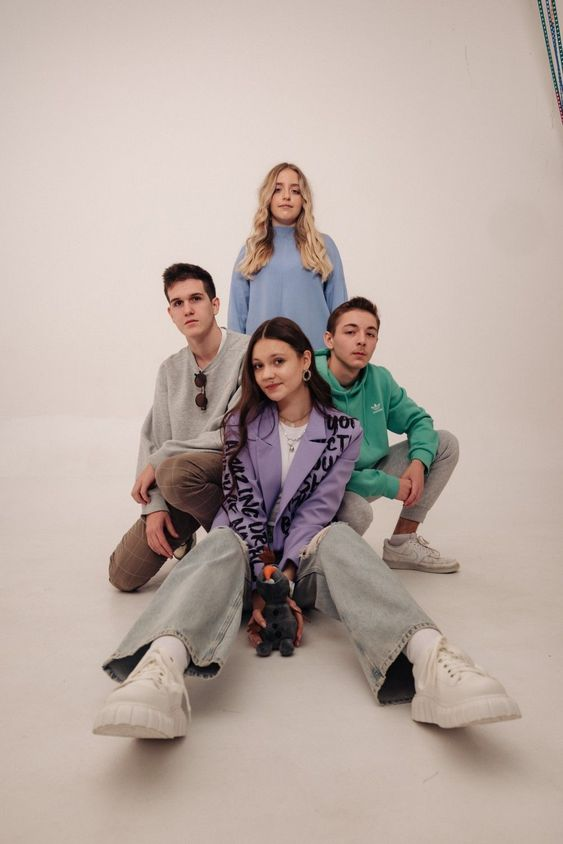
#> input picture bersama.jpg, 563 x 844 px, found by its file name
$ python warnaYCbCr.py
#> lines starting #> are read from the running program, lines starting #| are printed output that depends on the picture; after the words box and inside, x2 and y2 are one past the last pixel; in counts of white or black regions, pixels touching at a corner belong together
#> further down, citra is the input picture: shape (844, 563, 3); mean B, G, R 162.9, 170.3, 185.1
import cv2
import numpy as np

def ekualiasiwarna(image):
    channels = cv2.split(image)
    equalized_channels = [cv2.equalizeHist(channel) for channel in channels]
    result = cv2.merge(equalized_channels)
    return result

def contrastStrech(gambar):
    min_nilai = np.min(gambar)
#> min_nilai = 0
    max_nilai = np.max(gambar)
#> max_nilai = 228
    strech = (gambar - min_nilai) * (255.0 / (max_nilai - min_nilai))
    strech = strech.astype(np.uint8)
    return strech

def StrechPerCahnel(gambar):
    channels = cv2.split(gambar)
    strechChannel = [contrastStrech(channel) for channel in channels]
#> in contrastStrech (call 2), `max_nilai = np.max(gambar)`: max_nilai = 227
#> in contrastStrech (call 2), `strech = (gambar - min_nilai) * (255.0 / (max_nilai - min_nilai))`:
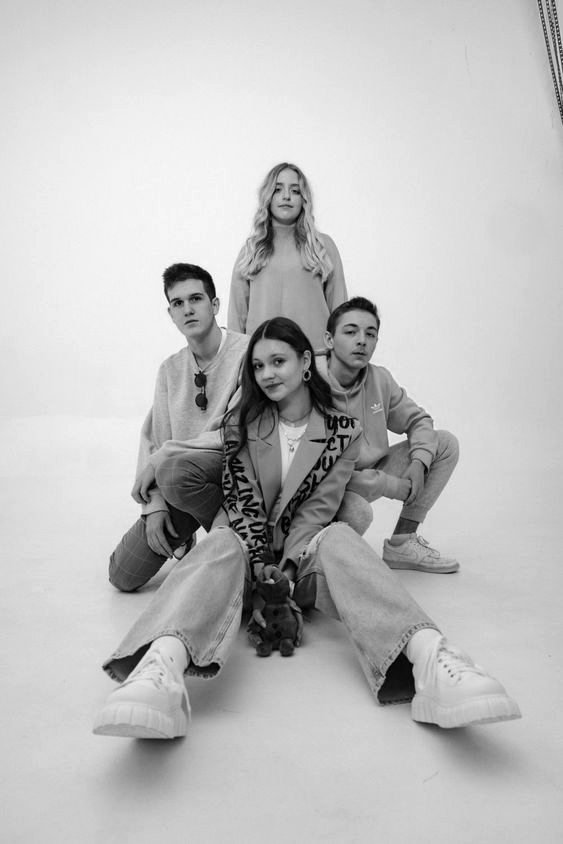
#> strech: shape (844, 563) float64; min 0, max 255, mean 191.3; drawn with min black and max white
#> in contrastStrech (call 3), `max_nilai = np.max(gambar)`: max_nilai = 255
#> in contrastStrech (call 3), `strech = (gambar - min_nilai) * (255.0 / (max_nilai - min_nilai))`:
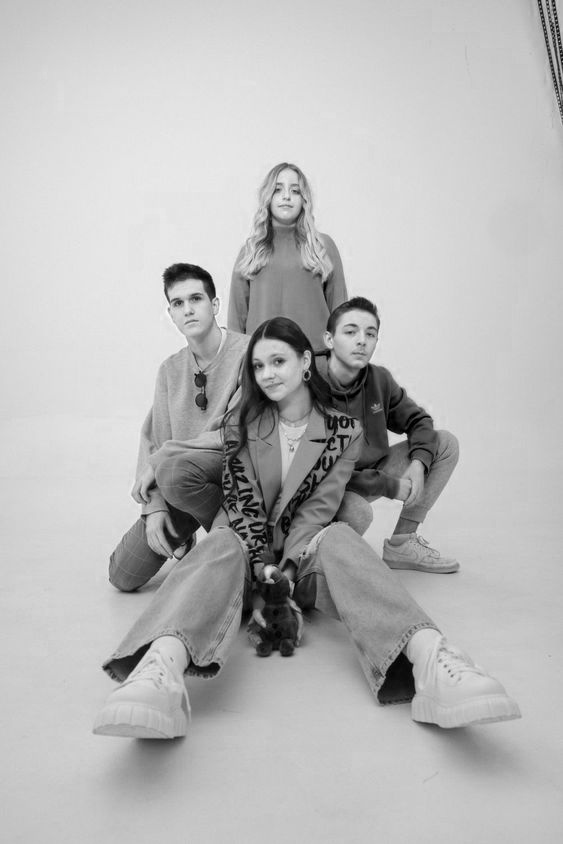
#> strech: shape (844, 563) float64; min 0, max 255, mean 185.1
#> strechChannel = 3 items
    return cv2.merge(strechChannel)
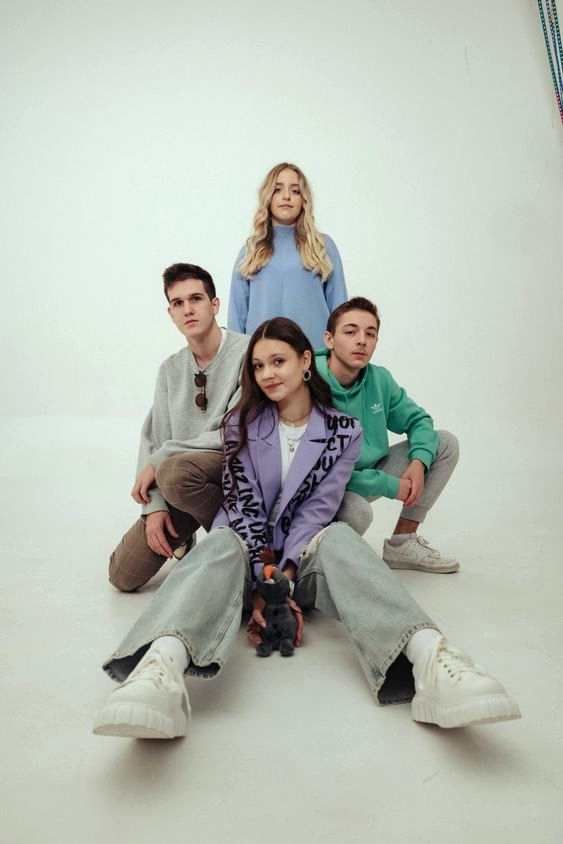
#> returned value: shape (844, 563, 3); mean of channels 0, 1, 2 181.7, 190.8, 185.1; drawn as B, G, R

# Membaca citra
citra = cv2.imread("C:\\Users\\ASUS\\Documents\\SEMESTER 4\\PENGOLAHAN CITRA DIGITAL\\UAS\\CITRA TUGAS UAS\\bersama.jpg")

# Kontras stretching pada setiap channel
citra1 = StrechPerCahnel(citra)

# Equalisasi warna pada citra yang sudah di-stretch
citra2 = ekualiasiwarna(citra1)

# Konversi citra ke ruang warna YCrCb
konversi = cv2.cvtColor(citra2, cv2.COLOR_BGR2YCrCb)
#> konversi: shape (844, 563, 3); mean of channels 0, 1, 2 128.9, 128.2, 127.9

# Pisahkan channel Y, Cr, dan Cb
y, cb, cr = cv2.split(konversi)
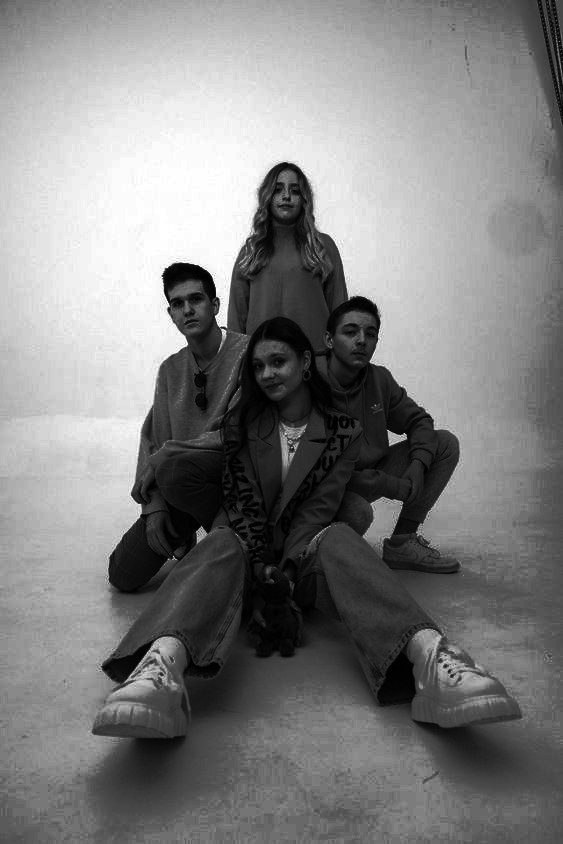
#> y: shape (844, 563); min 0, max 255, mean 128.9
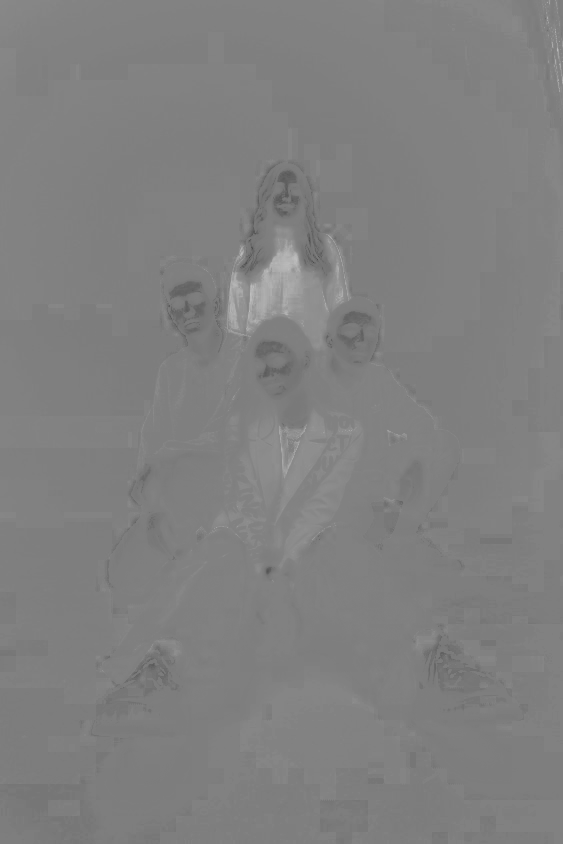
#> cr: shape (844, 563); min 75, max 191, mean 127.9


# Threshold pada channel Cb
_, bin = cv2.threshold(cb, 150, 255, cv2.THRESH_BINARY)
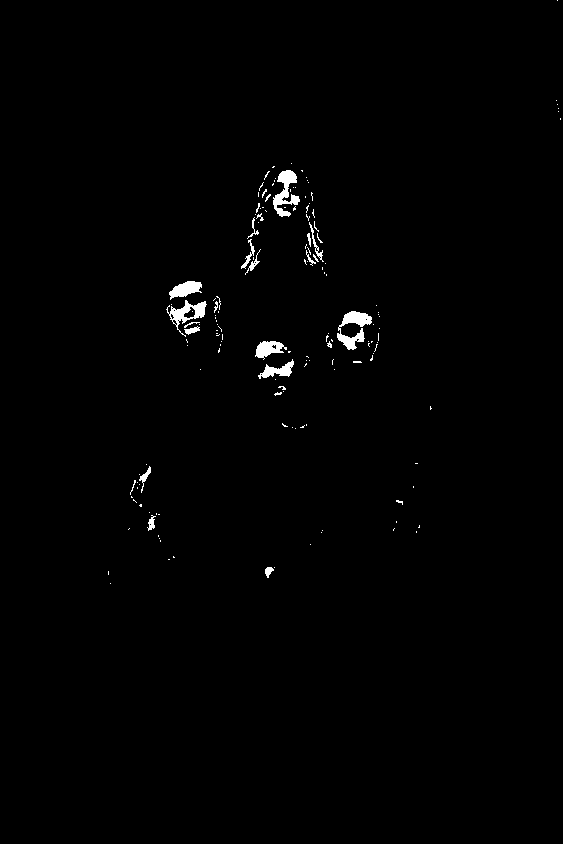
#> bin: shape (844, 563); 0.85% white; 156 white regions (135 under 20 px), largest, box (x1, y1, x2, y2) and area: (337, 311, 372, 350) 613, (273, 170, 300, 217) 583, (166, 300, 207, 337) 473


# Membuat matriks structuring element berbentuk elips
size = 5
matriks_SE = cv2.getStructuringElement(cv2.MORPH_ELLIPSE, (size, size))


# Operasi morfologi erosi, dilasi, dan closing
erosi = cv2.morphologyEx(bin, cv2.MORPH_ERODE, matriks_SE, iterations=3)
#> erosi: shape (844, 563); 0.01% white in thin lines or dots, all inside (x1, y1, x2, y2) = (180, 176, 360, 351)
dilasi = cv2.morphologyEx(erosi, cv2.MORPH_DILATE, matriks_SE, iterations=30)
#> dilasi: shape (844, 563); 9.2% white; 2 white regions, box (x1, y1, x2, y2) and area: (120, 227, 420, 411) 32220, (225, 116, 350, 239) 11500
closing = cv2.morphologyEx(dilasi, cv2.MORPH_CLOSE, matriks_SE, iterations=20)
#> closing: shape (844, 563); 10.8% white; 1 white region, box (x1, y1, x2, y2) and area: (120, 116, 420, 411) 51255

# Masking dengan operasi bitwise and
masking = cv2.bitwise_and(bin, closing)
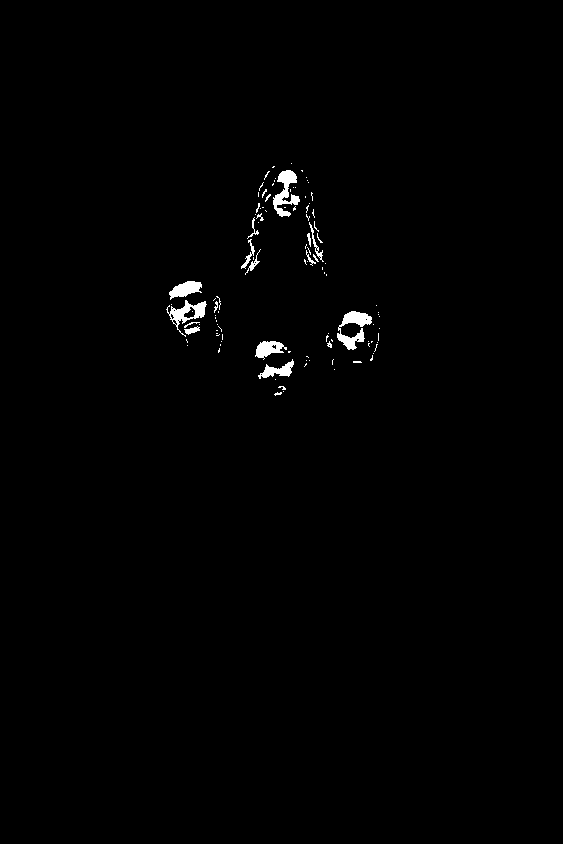
#> masking: shape (844, 563); 0.78% white; 109 white regions (92 under 20 px), largest, box (x1, y1, x2, y2) and area: (337, 311, 372, 350) 613, (273, 170, 300, 217) 583, (166, 300, 207, 337) 473
masking2 = cv2.bitwise_and(citra, citra, mask=masking)

# Menampilkan citra-citra hasil pemrosesan
cv2.imshow('Original Image', citra)
cv2.imshow('Contrast Stretched Image', citra1)
cv2.imshow('Equalized Image', citra2)
cv2.imshow('YCbCr Image', konversi)
cv2.imshow('Binary Mask', bin)
cv2.imshow('Final Masked Image', masking2)
cv2.imshow('channel CB', cb)
cv2.imshow('channel cr', cr)
cv2.imshow('channel y', y)

cv2.waitKey(0)
cv2.destroyAllWindows()

$ run again, with Citra-Sampel7.jpg copied over bersama.jpg
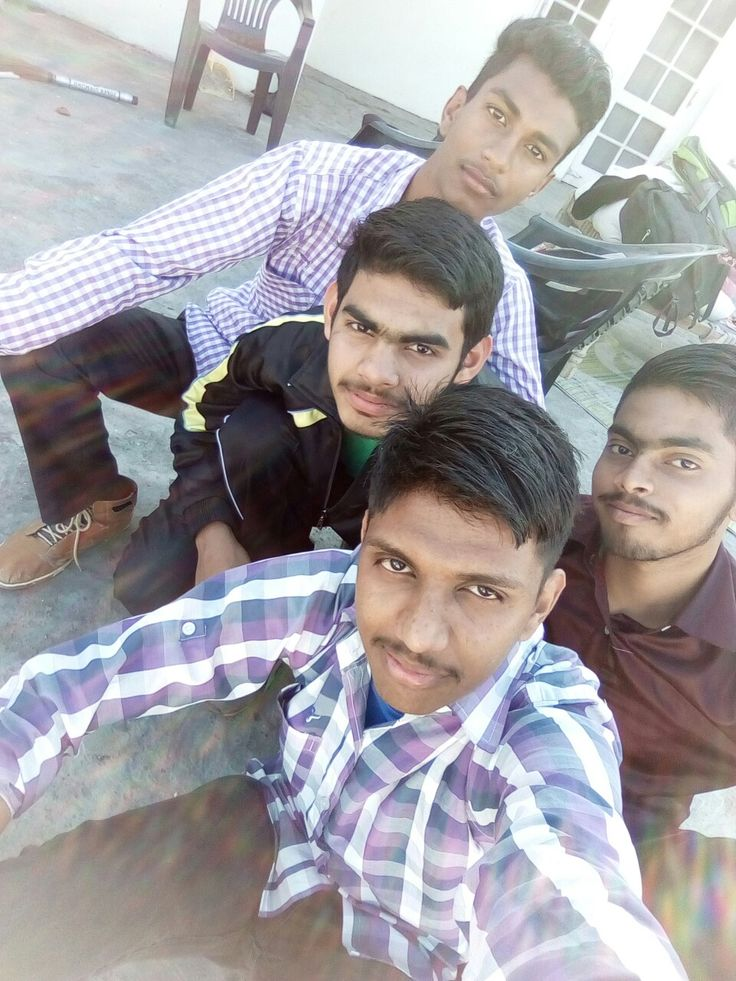
#> input picture Citra-Sampel7.jpg, 736 x 981 px, found by its file name
#> citra is the input picture: shape (981, 736, 3); mean B, G, R 161.6, 158.3, 162
#> min_nilai = 0
#> max_nilai = 255
#> in contrastStrech (call 3), `strech = (gambar - min_nilai) * (255.0 / (max_nilai - min_nilai))`:
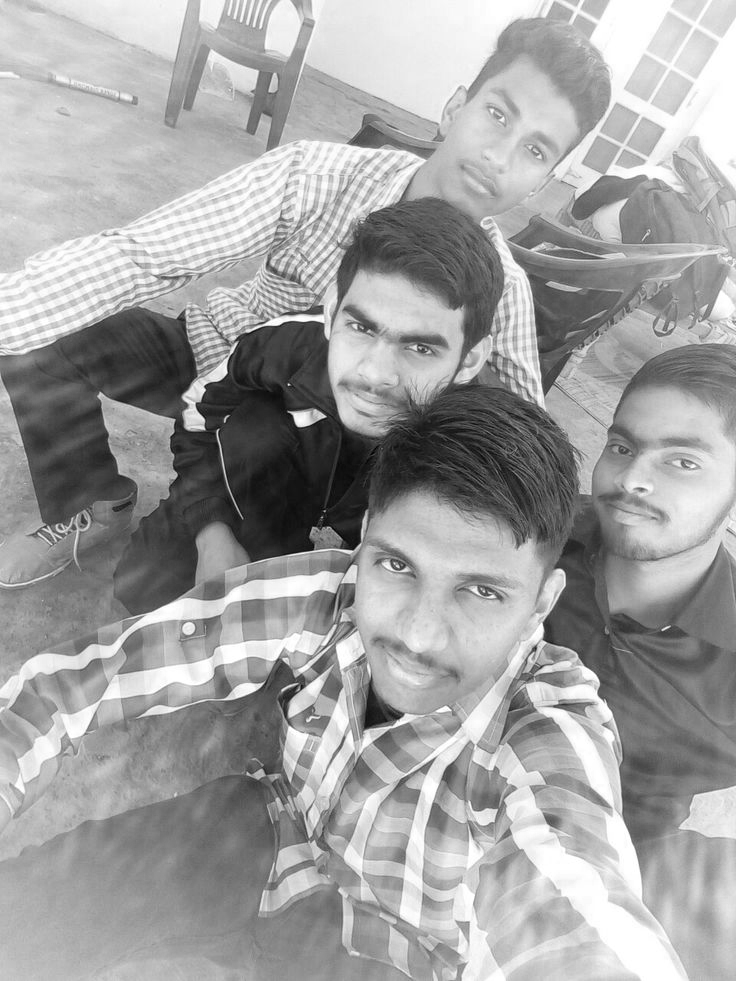
#> strech: shape (981, 736) float64; min 0, max 255, mean 162
#> strechChannel = 3 items
#> konversi: shape (981, 736, 3); mean of channels 0, 1, 2 128.2, 128, 128.1
#> bin: shape (981, 736); 4.1% white; 134 white regions (101 under 20 px), largest, box (x1, y1, x2, y2) and area: (357, 496, 534, 712) 17943, (330, 316, 398, 433) 3386, (636, 546, 704, 596) 1725
#> erosi: shape (981, 736); 1.4% white; 19 white regions (8 under 20 px), largest, box (x1, y1, x2, y2) and area: (364, 503, 498, 635) 6419, (444, 603, 496, 668) 1177, (382, 659, 426, 705) 1052
#> dilasi: shape (981, 736); 19.2% white; 3 white regions, box (x1, y1, x2, y2) and area: (277, 223, 579, 765) 110250, (584, 473, 736, 650) 20746, (661, 841, 736, 969) 7604
#> closing: shape (981, 736); 20% white; 2 white regions, box (x1, y1, x2, y2) and area: (277, 223, 736, 765) 136040, (661, 841, 736, 981) 8085
#> `masking2 = cv2.bitwise_and(citra, citra, mask=masking)`:
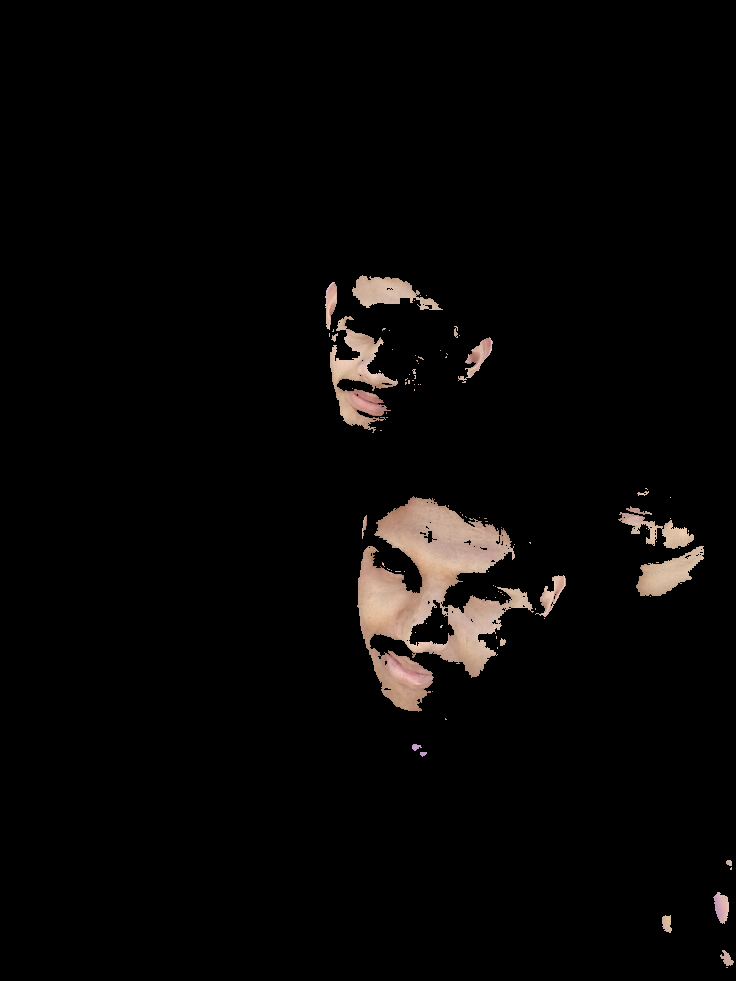
#> masking2: shape (981, 736, 3); mean B, G, R 5.8, 6.5, 7.9
